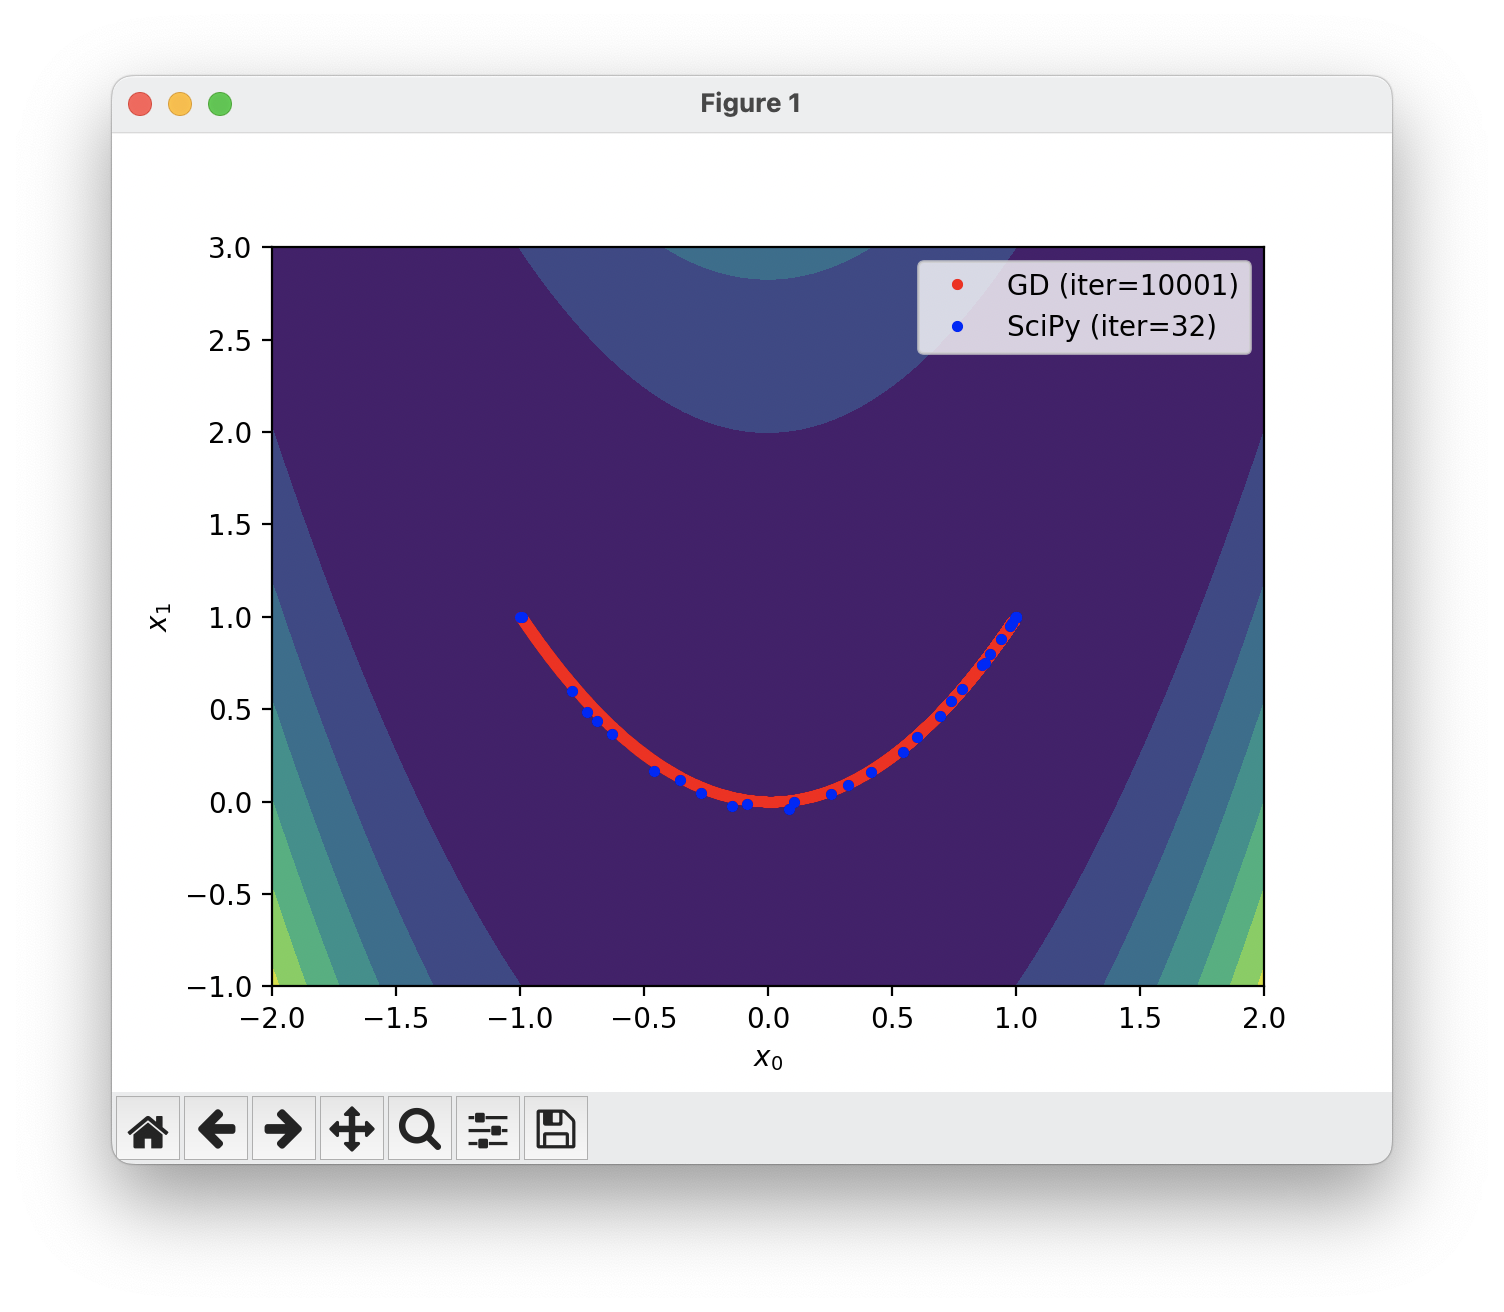

Python code for this plot:
import numpy as np
import matplotlib.pyplot as plt
from scipy.optimize import minimize

if __name__ == '__main__':
    # Define a cost function and its gradient
    def f(x): return (1 - x[0])**2 + 100*(x[1] - x[0]**2)**2

    def fd(x): return np.array(
        [-2 * (1 - x[0]) - 400 * x[0] * (x[1] - x[0]**2), 200 * (x[1] - x[0]**2)])

    # Gradient Descent Implementation
    def gradient_descent(x_init, learning_rate, max_iter, min_tol, gradient_func):
        x = np.array(x_init)
        gd_xs = [x]

        for i in range(max_iter):
            xp = x.copy()
            grad = gradient_func(x)
            x = xp - learning_rate * grad
            gd_xs.append(x)

            # Check the terminal condition
            if np.linalg.norm(x - xp) < min_tol:
                break

        return np.array(gd_xs)

    # Define configuration
    x_init = [-1, 1]   # Please try other initial points
    learn_rate = 0.001  # Please try 0.01, 0.005, and 0.0001
    max_iter = 10000   # Please try 100, 1000, and 100000
    min_tol = 1e-6

    # Optimize the cost function using my gradient descent
    gd_xs = gradient_descent(x_init, learn_rate, max_iter, min_tol, fd)

    # Optimize the cost function using SciPy
    result = minimize(f, x_init, tol=min_tol, options={
                      'maxiter': max_iter, 'return_all': True})
    sp_xs = np.array(result.allvecs)

    # Visualize the results
    x_range = np.linspace(-2, 2, 100)
    y_range = np.linspace(-1, 3, 100)
    xx, yy = np.meshgrid(x_range, y_range)
    zz = f((xx, yy))
    plt.contourf(xx, yy, zz)
    plt.plot(gd_xs[:, 0], gd_xs[:, 1], 'r.', label=f'GD (iter={len(gd_xs)})')
    plt.plot(sp_xs[:, 0], sp_xs[:, 1], 'b.',
             label=f'SciPy (iter={len(sp_xs)})')
    plt.xlabel('$x_0$')
    plt.ylabel('$x_1$')
    plt.legend()
    plt.show()
